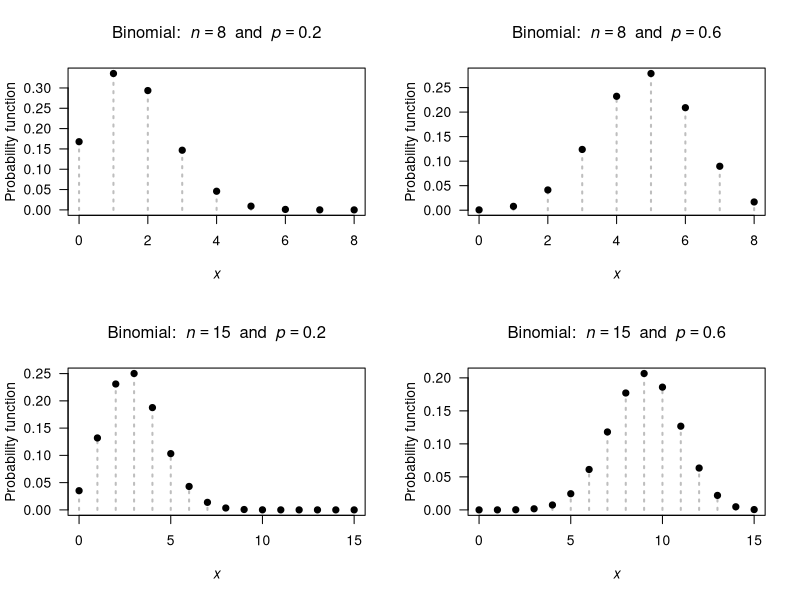
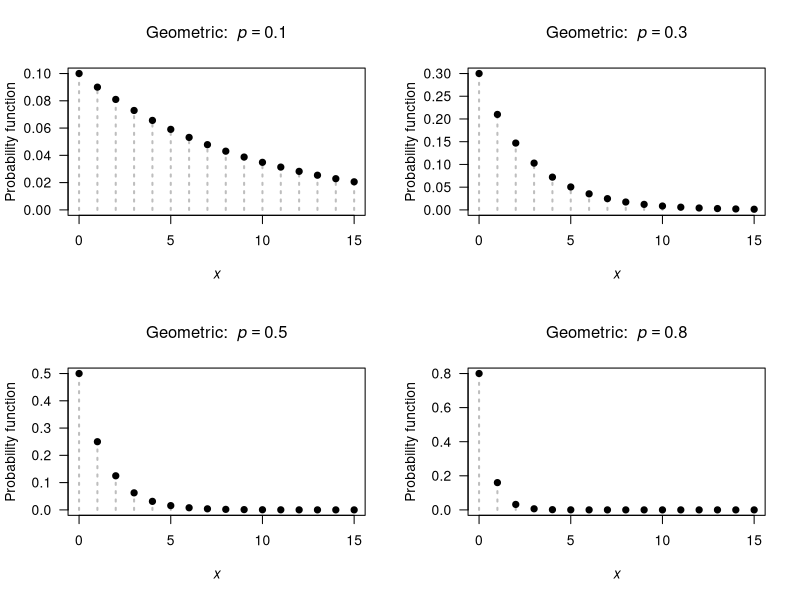
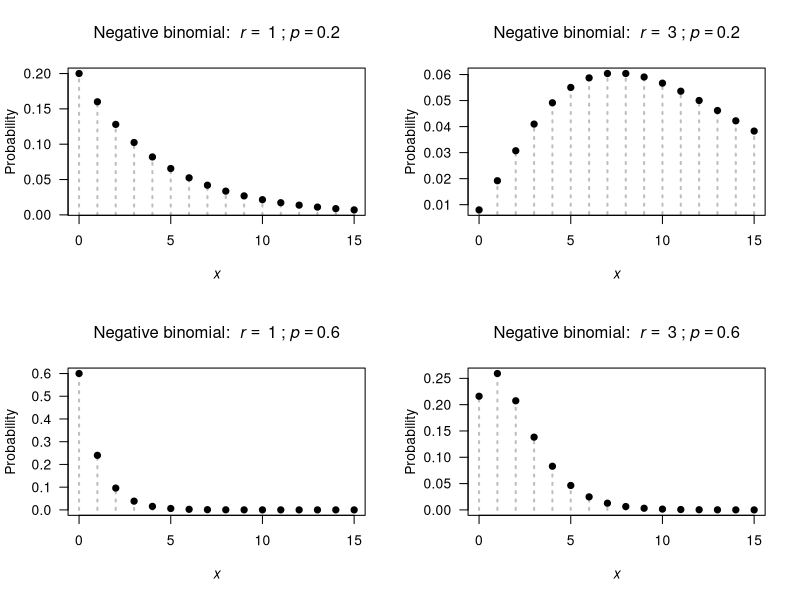
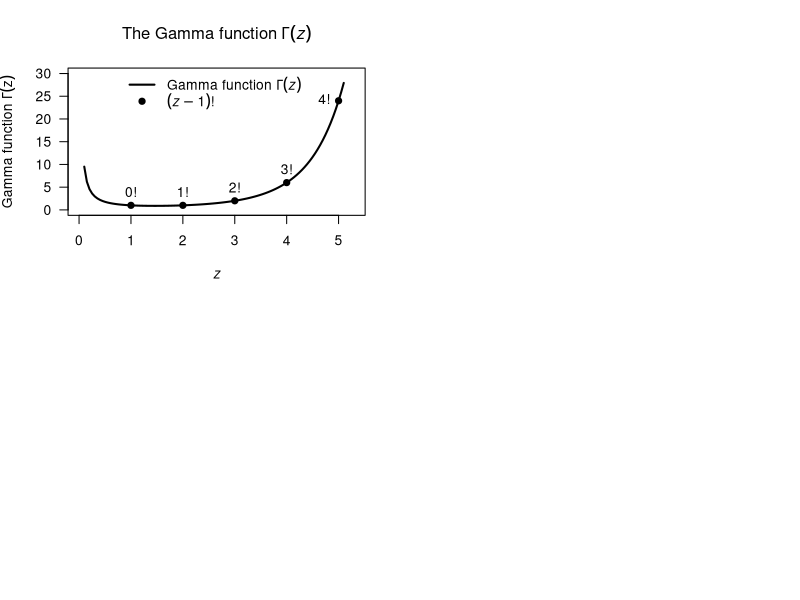
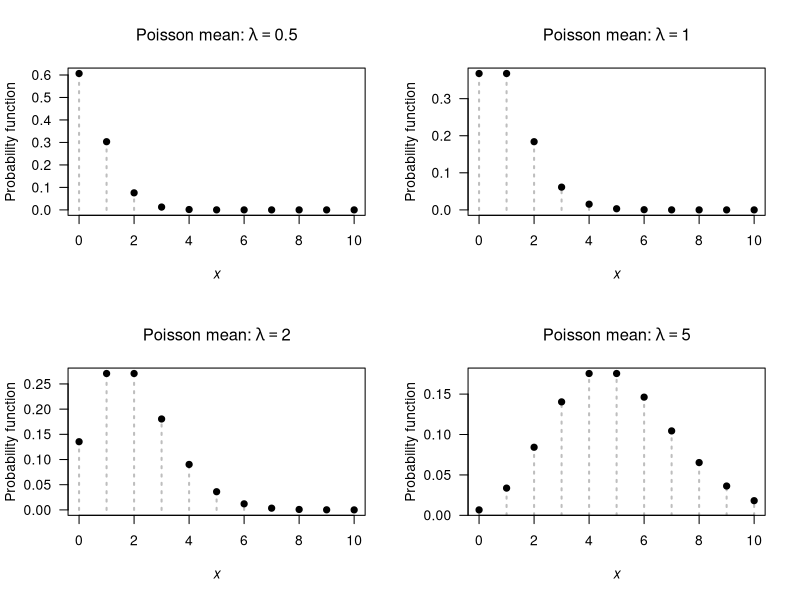
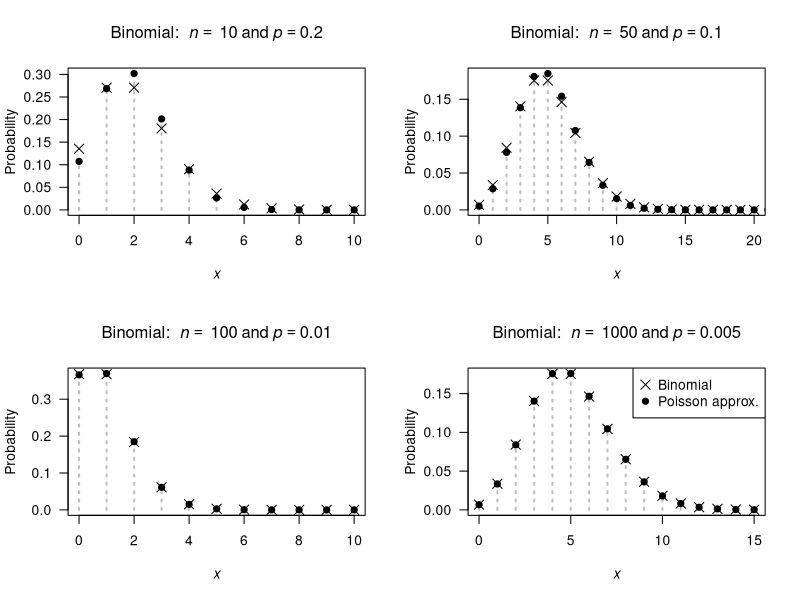
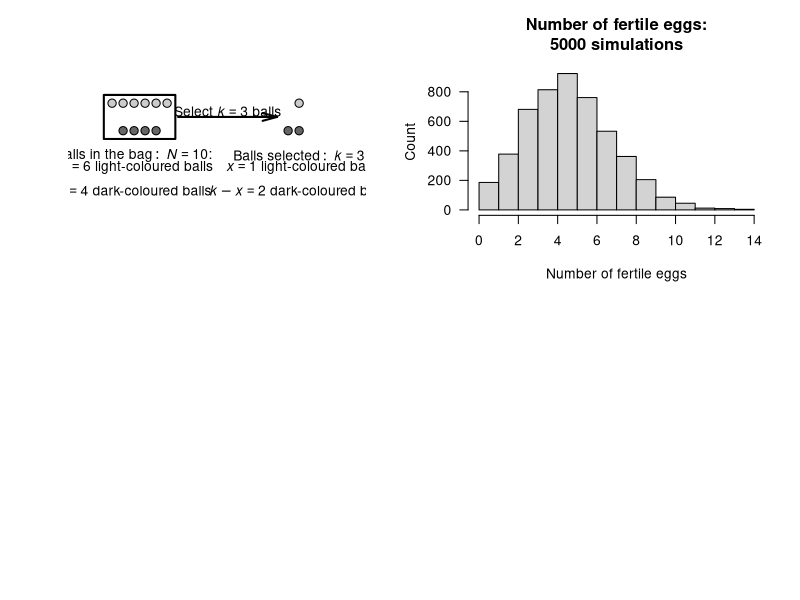

Write R code to recreate these figures, in order.
## ---- chunk 1
par( mfrow = c(2, 2))

n <- c(8, 8, 
       15, 15)
prob <- c(0.2, 0.6, 
          0.2, 0.6)

for (i in (1:4)) {
  ni <- n[i]
  probi <- prob[i]
  x <-  0:ni
  y <- dbinom(x, 
              size = ni,
              prob = probi)
  
   plot( x = x,
         y = y,
         xlab = expression(italic(x)),
         ylab = "Probability function",
         main = bquote("Binomial: " ~ italic(n) == .(ni) ~ " and " ~ italic(p) == .(probi)),
         las = 1,
         lty = 3,
         lwd = 2,
         col = "grey",
         type = "h")
  points(x = x,
         y = y,
         pch = 19)
}
## ---- chunk 2
dbinom(2,
       prob = 1/6,
       size = 4)
## ---- chunk 3
dbinom(0,
       size = 10,
       prob = 0.05)
## ---- chunk 4
dbinom(10,
       size = 10,
       prob = 0.95)
## ---- chunk 5
par( mfrow = c(2, 2))

xmax <- c(15, 15, 15, 15)
p <- c(0.1, 0.3, 
       0.5, 0.8)

for (i in (1:4)) {
  pValue <- p[i]
  x <-  0:xmax[i]
  y <- dgeom(x,
             prob = pValue)
  
   plot( x = x,
         y = y,
         xlim = c(0, xmax[i]),
         xlab = expression(italic(x)),
         ylab = "Probability function",
         main = bquote("Geometric: " ~ italic(p) == .(pValue) ),
         las = 1,
         ylim = c(0, max(y)),
         col = "grey",
         lty = 3,
         lwd = 2,
         type = "h")
  points(x = x,
         y = y,
         pch = 19)
  
}

## ---- chunk 6
dgeom(4, prob = 0.2)
## ---- chunk 7
pgeom(4, prob = 0.2)
## ---- chunk 8
par( mfrow = c(2, 2))
xmax <- 15

r <- c(1, 3, 
       1, 3)
p <- c(0.2, 0.2, 
       0.6, 0.6)

for (i in (1:4)) {
  rValue <- r[i]
  pValue <- p[i]
  
  x <-  0:xmax
  y <- dnbinom(x, 
              size = r[i],
              prob = p[i])
  
   plot( x = x,
         y = y,
         xlim = c(0, xmax),
         xlab = expression(italic(x)),
         ylab = "Probability",
         main = bquote("Negative binomial: " ~ italic(r) == ~ .(rValue) ~ ";" ~ italic(p) == .(pValue) ),
         las = 1,
         lty = 3,
         lwd = 2,
         col = "grey",
         type = "h")
  points(x = x,
         y = y,
         pch = 19)
  
}

## ---- chunk 9
x.values <- seq(1, 100, 
                by = 1)
1 - sum(dnbinom( x.values, 
                 size = 10, 
                 prob = 0.15))
# Alternatively:
1 - pnbinom(100, 
            size = 10, 
            prob = 0.15)
## ---- chunk 10

xPoints <- 1:5
xCont <- seq(0.1, 5.1, 
             length = 100)

plot( x = c(0, 5.3),
      y = c(0, 25),
      type = "n",
      las = 1,
      ylim = c(0, 30),
      xlab = expression(italic(z)),
      ylab = bquote("Gamma function" ~ Gamma(z)),
      main = expression(paste("The Gamma function"~Gamma(italic(z)))))
lines( x = xCont,
       y = gamma(xCont),
       lwd = 2)
points(x = xPoints,
       y = gamma(xPoints),
       pch = 19)
legend("top",
       pch = c(NA, 19),
       lty = c(1, NA),
       bty = "n",
       lwd = c(2, NA),
       legend = c(bquote("Gamma function" ~ Gamma(italic(z))),
                  expression(paste( group("(", list(italic(z) - 1),")"), "!" ) ) ) )

text(x = xPoints,
     y = gamma(xPoints),
     pos = c(3, 3, 3, 3, 2),
     labels = c("0!",
                "1!",
                "2!",
                "3!",
                "4!") )
## ---- chunk 11
pnbinom(360, 
        size = 5, 
        prob = 0.02)
## ---- chunk 12
MitesTab <- array( dim = c(9, 5))

MitesTab[1, ] <- c(0 ,  70 ,  0.467 ,  0.318 ,  0.449)
MitesTab[2, ] <- c(1 ,  38 ,  0.253 ,  0.364 ,  0.261)
MitesTab[3, ] <- c(2 ,  17 ,  0.113 ,  0.209 ,  "0.140")
MitesTab[4, ] <- c(3 ,  10 ,  0.067 ,  "0.080" ,  0.073)
MitesTab[5, ] <- c(4 ,  9 ,  "0.060" ,  0.023 ,  0.038)
MitesTab[6, ] <- c(5 ,  3 ,  "0.020" ,  0.005 ,  0.019)
MitesTab[7, ] <- c(6 ,  2 ,  0.013 ,  0.001 ,  "0.010")
MitesTab[8, ] <- c(7 ,  1 ,  0.007 ,  "0.000" ,  0.005)
MitesTab[9, ] <- c("8+" ,  0 ,  "0.000" ,  "0.000" ,  "0.000")

MitesTab.caption <- "Counts of mites on leaves selected at random from six similar apple trees."

if( knitr::is_latex_output() ) {
  knitr::kable(MitesTab,
               format = "latex",
               booktabs = TRUE,
               longtable = FALSE,
               align = "c",
               linesep = c("", "", "\\addlinespace"),
               col.names = c("mites per leaf", 
                             "with that many mites",
                             "probability",
                             "probability",
                             "probability"),
               caption = MitesTab.caption) %>%
    kable_styling(font_size = 10) %>%
    add_header_above( c("Number of" = 1,
                        "Number of leaves" = 1,
                        "Empirical" = 1,
                        "Poisson" = 1,
                        "Negative binomial" = 1),
                      bold = TRUE,
                      line = FALSE) %>%
    row_spec(0, bold = TRUE) 
}
if( knitr::is_html_output() ) {
  knitr::kable(MitesTab,
               format = "html",
               booktabs = TRUE,
               longtable = FALSE,
               align = "c",
               linesep = c("", "", "\\addlinespace"),
               col.names = c("mites per leaf", 
                             "with that many mites",
                             "probability",
                             "probability",
                             "probability"),
               caption = MitesTab.caption) %>%
    add_header_above( c("Number of" = 1,
                        "Number of leaves" = 1,
                        "Empirical" = 1,
                        "Poisson" = 1,
                        "Negative binomial" = 1),
                      bold = TRUE,
                      line = FALSE) %>%
    row_spec(1, bold = TRUE) 
}
## ---- chunk 13
par( mfrow = c(2, 2))

xmax <- 10
mu <- c(0.5, 1, 2, 5)

for (i in (1:4)) {
  muvalue <- mu[i]
  x <-  0:xmax
  y <- dpois(x, 
             lambda = muvalue )
  
   plot( x = x,
         y = y,
         xlim = c(0, xmax),
         xlab = expression(italic(x)),
         ylab = "Probability function",
         main = bquote("Poisson mean:" ~ lambda == .(muvalue)),
         las = 1,
         lty = 3,
         lwd = 2,
         col = "grey",
         type = "h")
  points(x = x,
         y = y,
         pch = 19)
  
}
## ---- chunk 14
1 - dpois(0,
          lambda = 2)
## ---- chunk 15
BombTable <- array( dim = c(8, 4))
colnames(BombTable) <- c("Hits",
                         "Number of bombs",
                         "Proportion of bombs",
                         "Poisson proportion")
BombTable[, 1] <- 0:7
BombTable[, 2] <- c(229,
                    211,
                    93,
                    35,
                    7,
                    0,
                    0,
                    1)
BombTable[, 3] <- round(BombTable[, 2] / sum(BombTable[, 2]), 4)
lambda <- 0.93 # sum( BombTable[, 1] * BombTable[, 3])

BombTable[, 4] <- dpois(0:7,
                        lambda = lambda )
BombTable[, 4] <- round( BombTable[, 4], 4)
BombTable[ 8, 4] <- 1 - sum( BombTable[1:7, 4])

BombTable.caption <- "The number of flying bomb hits on London during World War II in a $36$\\ square kilometre area of South London. The proportion of the $576$\\ grid squares receiving $0, 1, ...$ hits was also computed. The observed and empirical probabilities are shown. The Poisson distribution fits the data well."

if( knitr::is_latex_output() ) {
  knitr::kable( BombTable,
                format = "latex",
                booktabs = TRUE,
                longtable = FALSE,
                linesep = c("", "", "\\addlinespace"),
                col.names = c("Hits",
                              "Number bombs", 
                              "Proportion bombs", 
                              "Poisson proportion"),
                caption = BombTable.caption) %>%
    kable_styling(font_size = 10) %>%
    row_spec(0, bold = TRUE)
}
if( knitr::is_html_output() ) {
  knitr::kable( BombTable,
                format = "html",
                booktabs = TRUE,
                longtable = FALSE,
                linesep = c("", "", "\\addlinespace"),
                col.names = c("Hits",
                              "Number bombs", 
                              "Proportion bombs", 
                              "Poisson proportion"),
                caption = BombTable.caption) %>%
    row_spec(1, bold = TRUE)
}

## ---- chunk 16
par( mfrow = c(2, 2))

n <- c(10, 50, 
       100, 1000)
p <- c(0.2, 0.1, 
       0.010, 0.005)
xmax <- c(10, 20, 
          10, 15)

for (i in (1:4)) {
   pValue <- p[i]
   nValue <- n[i]
   
  x <-  0:n[i]
  y <- dbinom(x, 
              size = n[i],
              prob = p[i])
  
   plot( x = x,
         y = y,
         xlim = c(0, xmax[i]),
         xlab = expression(italic(x)),
         ylab = "Probability",
         main = bquote("Binomial: " ~ italic(n) == ~ .(nValue) ~ "and" ~ italic(p) == .(pValue) ),
         lwd = 2,
         las = 1,
         lty = 3,
         col = "grey",
         type = "h")
  points(x = x,
         y = y,
         pch = 19)

  muPoisson <- nValue * pValue
  xValues <- 0:xmax[i]
  points( x = xValues,
          y = dpois(xValues,
                    lambda = muPoisson),
          pch = 4,
          cex = 1.5)
  
  if (i == 4 ){
    legend("topright",
           pch = c(4, 19),
           pt.cex = c(1.5, 1),
           legend = c("Binomial",
                      "Poisson approx."))
  }
  
}

## ---- chunk 17
drawBall <- function(x, y, diameter = 1, col = "white", ...){
  t <- seq(0, 2 * pi, 
           length = 100)
  tx <- cos(t) * diameter
  ty <- sin(t) * diameter
  polygon( x = x + tx,
           y = y + ty,
           col = col,
         ...)
  
}



#############
### "Bag"


plot(x = c(-1, 9),
     y = c(-2, 2),
     asp = 1,
     axes = FALSE,
     type = "n",
     xlab = "",
     ylab = ""
     )
drawBall(x = 0.2,
         y = 1.4,
         diameter = 0.15,
         col = grey(0.8))
drawBall(x = 0.6,
         y = 1.4,
         diameter = 0.15,
         col = grey(0.8))
drawBall(x = 1.0,
         y = 1.4,
         diameter = 0.15,
         col = grey(0.8))
drawBall(x = 1.4,
         y = 1.4,
         diameter = 0.15,
         col = grey(0.8))
drawBall(x = 1.8,
         y = 1.4,
         diameter = 0.15,
         col = grey(0.8))
drawBall(x = 2.2,
         y = 1.4,
         diameter = 0.15,
         col = grey(0.8))




drawBall(x = 0.6,
         y = 0.4,
         diameter = 0.15,
         col = grey(0.4))
drawBall(x = 1.0,
         y = 0.4,
         diameter = 0.15,
         col = grey(0.4))
drawBall(x = 1.4,
         y = 0.4,
         diameter = 0.15,
         col = grey(0.4))
drawBall(x = 1.8,
         y = 0.4,
         diameter = 0.15,
         col = grey(0.4))

polygon( x = c(-0.1, -0.1, 2.5, 2.5),
         y = c(0.1, 1.7, 1.7, 0.1),
         lwd = 2)
text(x = 1,
     y = -0.5,
     #font = 2, # BOLD
     labels = expression(paste(Balls~"in"~the~bag:~italic(N)==10*":")))
text(x = 1,
     y = -1.35,
     labels = expression( atop( italic(m)==6~"light-coloured balls",
                                italic(n)==4~"dark-coloured balls") ))



#############
### Selection



drawBall(x = 1.0 + 6,
         y = 1.4,
         diameter = 0.15,
         col = grey(0.8))





drawBall(x = 0.6 + 6,
         y = 0.4,
         diameter = 0.15,
         col = grey(0.4))
drawBall(x = 1.0 + 6,
         y = 0.4,
         diameter = 0.15,
         col = grey(0.4))


#polygon( x = c(-0.1 + 6, -0.1 + 6, 2.5, 2.5),
#         y = c(0.1, 1.7, 1.7, 0.1),
#         lwd = 2)
text(x = 1 + 6,
     y = -0.5,
     #font = 2, # BOLD
     labels = expression(paste(Balls~selected:~italic(k)==3)) )
text(x = 1 + 6,
     y = -1.35,
     labels = expression( atop( italic(x)==1~"light-coloured ball",
                                italic(k)-italic(x)==2~"dark-coloured balls") ) )

arrows( x0 = 2.6,
        x1 = 6.2,
        y0 = 0.9, 
        y1 = 0.9,
        lwd = 2,
        length = 0.15,
        angle = 15)
text(x = 4.4,
     y = 1.1,
     labels = expression( paste(Select~italic(k)==3~balls)))

#axis(side = 1); axis(side = 2); box()
## ---- chunk 18
dhyper(x = 4, m = 13, n = 7, k = 5) + 
  dhyper(x = 5, m = 13, n = 7, k = 5)
## ---- chunk 19
dmultinom(x = c(3, 3, 1, 1), 
          size = 8, 
          prob = c(0.45, 0.4, 0.1, 0.05))
## ---- chunk 20
discrete_Table <- array( dim = c(10, 3) )
discrete_Table[, 1] <- c("Bernoulli",
                         "Binomial",
                         "Geometric",
                         "Negative Binomial",
                         "Poisson",
                         "Hypergeometric",
                         "Discrete Uniform",
                         "Multinomial",
                         "Zero-truncated Poisson",
                         "Zero-inflated Poisson")
discrete_Table[, 2] <- c("Single success/failure trial",
                         "Number of successes in $n$ trials",
                         "Trials until first success",
                         "Trials until $k$ successes",
                         "Count in fixed time/space interval",
                         "Successes in draws w/o replacement",
                         "Equally likely outcomes",
                         "Counts of outcomes in $n$ trials",
                         "Skewed frequency of discrete events",
                         "??")
discrete_Table[, 3] <- c("Coin toss (Heads?)",
                         "Number of heads in 10",
                         "Rolls until first 6",
                         "Throws until 3 baskets",
                         "Emails per hour", 
                         "Aces in 5-card draw",
                         "Fair die roll",
                         "Die rolled 10 times",
                         "Word counts in text",
                         "??")

if (knitr::is_latex_output()) {
  kable(discrete_Table,
        format = "latex",
        booktabs = TRUE,
        align = "l",
        escape = FALSE,
        longtable = FALSE,
        caption = "Commonly-used discrete distributions.") %>%
    kable_styling(font_size = 10) %>%
    row_spec(0, bold = TRUE) 
  
}
## ---- chunk 21
set.seed(107283)
## ---- chunk 22
rpois(3, # Generate three random numbers...
      lambda = 4) # ... with mean = 4
## ---- chunk 23
set.seed(17283)
## ---- chunk 24
# One female
NumberOfEggs <- rpois(1, 
                      lambda = 8.5)

# How many eggs are fertile?
NumberFertileEggs <- rbinom(1, # Only one random number for this one female
                            size = NumberOfEggs,
                            prob = 0.6)
cat("Number of eggs:", NumberOfEggs,
    "| Number of fertile eggs:", NumberFertileEggs, "\n")
## ---- chunk 25
set.seed(109883)
## ---- chunk 26
# Many simulations

numberSims <- 5000

NumberOfEggs <- array( dim = numberSims )
NumberFertileEggs <- array( dim = numberSims )

for (i in (1:numberSims)){ 
  NumberOfEggs[i] <- rpois(1, lambda = 8.5)
  
  # How many fertile?
  NumberFertileEggs[i] <- rbinom(1, # Only one random number/female
                                 size = NumberOfEggs[i],
                                 prob = 0.6)
}
## ---- chunk 27
hist(NumberFertileEggs,
     las = 1, # Horizontal tick mark labels
     xlab = "Number of fertile eggs",
     ylab = "Count",
     main = "Number of fertile eggs:\n5000 simulations")
## ---- chunk 28
sum( NumberFertileEggs > 6) / numberSims
## ---- chunk 29
mean( NumberFertileEggs )
var( NumberFertileEggs )
## ---- chunk 30
Rabbits <- array( dim = c(2, 7) )

Rabbits[1, ] <- c("$x$", 1:6)
Rabbits[2, ] <- c("$n_x$", 247, 63, 20, 4, 2, 1)


if( knitr::is_latex_output() ) {
  knitr::kable(Rabbits, 
               format = "latex",
               booktabs = TRUE,
               align = "r",
               longtable = FALSE,                
               escape = FALSE,
               caption = "The number of rabbits $n_x$ at each trapping who had been previously trapped.") %>%
    kable_styling(font_size = 10) %>%
    row_spec(0, bold = TRUE) 
}
if( knitr::is_html_output() ) {
  knitr::kable(Rabbits, 
               format = "html",
               booktabs = TRUE,
               align = "r",
               longtable = FALSE,                
               escape = FALSE,
               caption = "The number of rabbits $n_x$ at each trapping who had been previously trapped.") 
}

## ---- chunk 31
EggsTable <- array( dim = c(1, 3))

EggsTable[1, ] <- c(9, 29, 199)

rownames(EggsTable) <- c("Number of clutches")


if( knitr::is_latex_output() ) {
  knitr::kable(EggsTable,
               format = "latex",
               booktabs = TRUE,
               align = "r",
               longtable = FALSE,                
               escape = FALSE,
               col.names = c("1 egg",
                             "2 eggs",
                             "3 eggs"),
               caption = "The numbers of eggs per clutch.") %>%
    kable_styling(font_size = 10) %>%
    row_spec(0, bold = TRUE) 
}
if( knitr::is_html_output() ) {
  knitr::kable(EggsTable,
               escape = TRUE,
               format = "html",
               booktabs = TRUE,
               align = "r",
               longtable = FALSE,                
               col.names = c("1 egg",
                             "2 eggs",
                             "3 eggs"),
               caption = "The numbers of eggs per clutch.") %>%
    row_spec(1, bold = TRUE) 
}


